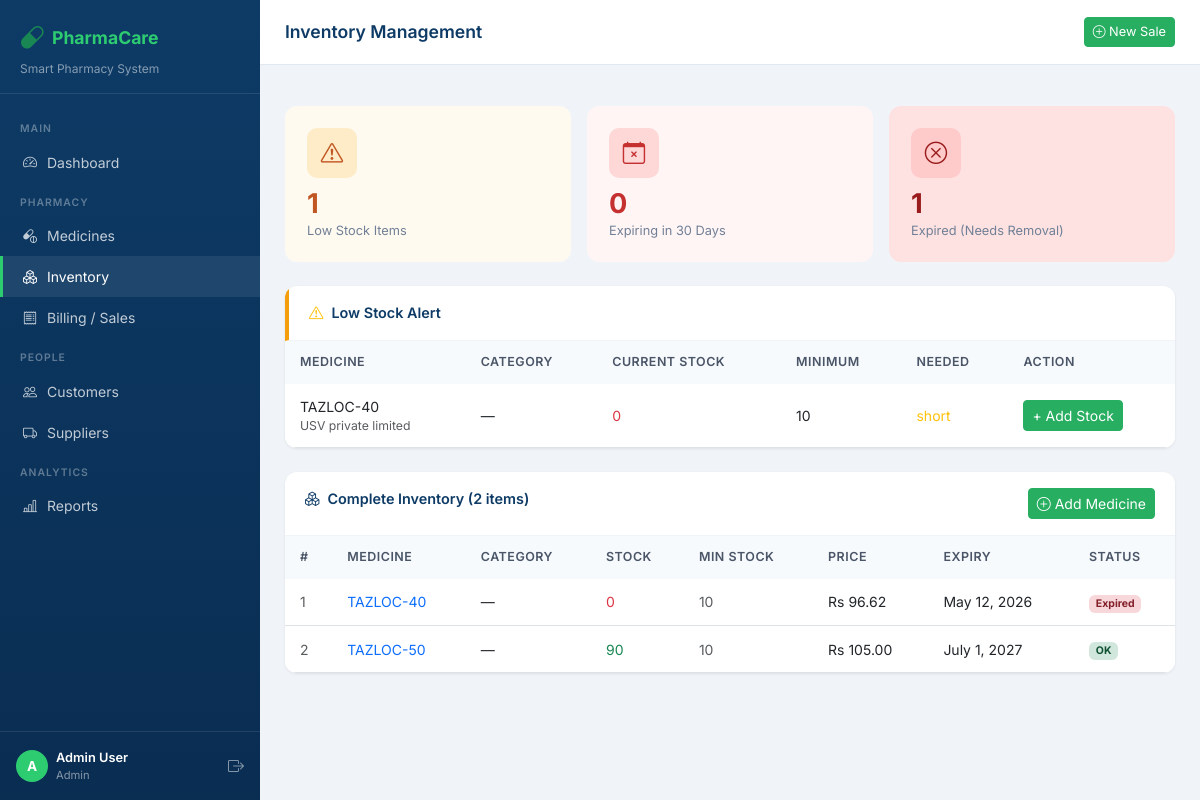
Screenshot of /inventory/ (signed in) with the database file from the repository.
### core/models.py (models this page shows, shortened)
class Medicine(models.Model):
    name = models.CharField(max_length=200)
    generic_name = models.CharField(max_length=200, blank=True)
    category = models.ForeignKey(Category, on_delete=models.SET_NULL, null=True, blank=True)
    manufacturer = models.CharField(max_length=200)
    supplier = models.ForeignKey(Supplier, on_delete=models.SET_NULL, null=True, blank=True)
    price = models.DecimalField(max_digits=10, decimal_places=2)
    cost_price = models.DecimalField(max_digits=10, decimal_places=2, default=0)
    quantity = models.IntegerField(default=0)
    minimum_stock = models.IntegerField(default=10)
    expiry_date = models.DateField()
    batch_number = models.CharField(max_length=100, blank=True)
    description = models.TextField(blank=True)
    created_at = models.DateTimeField(auto_now_add=True)
    updated_at = models.DateTimeField(auto_now=True)
    @property
    def is_low_stock(self):
        return self.quantity < self.minimum_stock
    @property
    def is_expiring_soon(self):
        return self.expiry_date <= (timezone.now().date() + timedelta(days=30))
    @property
    def is_expired(self):
        return self.expiry_date < timezone.now().date()
    class Meta:
        ordering = ['name']

### core/views.py (the view)
# urls.py: path('inventory/', views.inventory, name='inventory'),
@login_required
def inventory(request):
    today = timezone.now().date()
    low_stock = Medicine.objects.filter(quantity__lt=F('minimum_stock'))
    expiring = Medicine.objects.filter(
        expiry_date__lte=today + timedelta(days=30),
        expiry_date__gte=today
    ).order_by('expiry_date')
    expired = Medicine.objects.filter(expiry_date__lt=today)
    all_medicines = Medicine.objects.all().order_by('name')
    context = {
        'low_stock': low_stock,
        'expiring': expiring,
        'expired': expired,
        'all_medicines': all_medicines,
        'low_stock_count': low_stock.count(),
        'expiring_count': expiring.count(),
        'expired_count': expired.count(),
    }
    return render(request, 'core/inventory.html', context)

### core/templates/core/inventory.html (shortened to what this page needs)
{% extends 'core/base.html' %}
{% block page_title %}Inventory Management{% endblock %}
{% block content %}
<div class="row g-3 mb-4">
  <div class="col-md-4">
    <div class="stat-card card-orange">
      <div class="stat-icon"><i class="bi bi-exclamation-triangle"></i></div>
      <div class="stat-value" style="color:#c05621;">{{ low_stock_count }}</div>
      <div class="stat-label">Low Stock Items</div>
    </div>
  </div>
  <div class="col-md-4">
    <div class="stat-card card-red">
      <div class="stat-icon"><i class="bi bi-calendar-x"></i></div>
      <div class="stat-value" style="color:#c53030;">{{ expiring_count }}</div>
      <div class="stat-label">Expiring in 30 Days</div>
    </div>
  </div>
  <div class="col-md-4">
    <div class="stat-card" style="background:#fee2e2;">
      <div class="stat-icon" style="background:#fecaca;color:#991b1b;"><i class="bi bi-x-circle"></i></div>
      <div class="stat-value" style="color:#991b1b;">{{ expired_count }}</div>
      <div class="stat-label">Expired (Needs Removal)</div>
    </div>
  </div>
</div>
{% if low_stock %}
<div class="table-card card mb-4">
  <div class="card-header" style="border-left:4px solid #f59e0b;">
    <i class="bi bi-exclamation-triangle text-warning me-2"></i>Low Stock Alert
  </div>
  <div class="table-responsive">
    <table class="table table-hover mb-0">
      <thead><tr><th>Medicine</th><th>Category</th><th>Current Stock</th><th>Minimum</th><th>Needed</th><th>Action</th></tr></thead>
      <tbody>
        {% for med in low_stock %}
        <tr>
          <td><div class="fw-600">{{ med.name }}</div><div class="text-muted small">{{ med.manufacturer }}</div></td>
          <td>{{ med.category|default:"—" }}</td>
          <td><span class="fw-700 text-danger">{{ med.quantity }}</span></td>
          <td>{{ med.minimum_stock }}</td>
          <td class="fw-600 text-warning">{{ med.minimum_stock|add:"-"|add:med.quantity }} short</td>
          <td><a href="{% url 'medicine_stock_adjust' med.pk %}" class="btn btn-sm btn-success">+ Add Stock</a></td>
        </tr>
        {% endfor %}
      </tbody>
    </table>
  </div>
</div>
{% endif %}
<div class="table-card card">
  <div class="card-header d-flex justify-content-between">
    <span><i class="bi bi-boxes me-2"></i>Complete Inventory ({{ all_medicines.count }} items)</span>
    <a href="{% url 'medicine_add' %}" class="btn btn-sm btn-success"><i class="bi bi-plus-circle me-1"></i>Add Medicine</a>
  </div>
  <div class="table-responsive">
    <table class="table table-hover mb-0">
      <thead><tr><th>#</th><th>Medicine</th><th>Category</th><th>Stock</th><th>Min Stock</th><th>Price</th><th>Expiry</th><th>Status</th></tr></thead>
      <tbody>
        {% for med in all_medicines %}
        <tr>
          <td class="text-muted small">{{ forloop.counter }}</td>
          <td>
            <a href="{% url 'medicine_detail' med.pk %}" class="fw-600 text-decoration-none">{{ med.name }}</a>
          </td>
          <td class="small">{{ med.category|default:"—" }}</td>
          <td class="fw-600 {% if med.is_low_stock %}text-danger{% else %}text-success{% endif %}">{{ med.quantity }}</td>
          <td class="text-muted small">{{ med.minimum_stock }}</td>
          <td>Rs {{ med.price }}</td>
          <td class="small">{{ med.expiry_date }}</td>
          <td>
            {% if med.is_expired %}<span class="badge badge-exp">Expired</span>
            {% elif med.is_low_stock %}<span class="badge badge-low">Low Stock</span>
            {% elif med.is_expiring_soon %}<span class="badge" style="background:#fff3cd;color:#856404;">Exp Soon</span>
            {% else %}<span class="badge badge-ok">OK</span>{% endif %}
          </td>
        </tr>
        {% endfor %}
      </tbody>
    </table>
  </div>
</div>
{% endblock %}

### core/templates/core/base.html (shortened to what this page needs)
<!DOCTYPE html>
<html lang="en">
<head>
  <link href="https://cdn.jsdelivr.net/npm/bootstrap@5.3.0/dist/css/bootstrap.min.css" rel="stylesheet"/>
  <link href="https://cdn.jsdelivr.net/npm/bootstrap-icons@1.11.0/font/bootstrap-icons.css" rel="stylesheet"/>
</head>
<body>
{% if user.is_authenticated %}
<div id="sidebar">
  <div class="sidebar-brand">
    <div class="d-flex align-items-center gap-2 mb-1">
      <i class="bi bi-capsule fs-4 text-success"></i>
      <h5>PharmaCare </h5>
    </div>
    <p>Smart Pharmacy System</p>
  </div>
  <nav class="sidebar-nav">
    <div class="nav-section-title">Main</div>
    <a href="{% url 'dashboard' %}" class="nav-link {% if request.resolver_match.url_name == 'dashboard' %}active{% endif %}">
      <i class="bi bi-speedometer2"></i> Dashboard
    </a>
    <div class="nav-section-title">Pharmacy</div>
    <a href="{% url 'medicine_list' %}" class="nav-link {% if 'medicine' in request.resolver_match.url_name %}active{% endif %}">
      <i class="bi bi-capsule-pill"></i> Medicines
    </a>
    <a href="{% url 'inventory' %}" class="nav-link {% if request.resolver_match.url_name == 'inventory' %}active{% endif %}">
      <i class="bi bi-boxes"></i> Inventory
    </a>
    <a href="{% url 'billing' %}" class="nav-link {% if 'billing' in request.resolver_match.url_name or 'sale' in request.resolver_match.url_name %}active{% endif %}">
      <i class="bi bi-receipt"></i> Billing / Sales
    </a>
    <div class="nav-section-title">People</div>
    <a href="{% url 'customer_list' %}" class="nav-link {% if 'customer' in request.resolver_match.url_name %}active{% endif %}">
      <i class="bi bi-people"></i> Customers
    </a>
    <a href="{% url 'supplier_list' %}" class="nav-link {% if 'supplier' in request.resolver_match.url_name %}active{% endif %}">
      <i class="bi bi-truck"></i> Suppliers
    </a>
    <div class="nav-section-title">Analytics</div>
    <a href="{% url 'reports' %}" class="nav-link {% if request.resolver_match.url_name == 'reports' %}active{% endif %}">
      <i class="bi bi-bar-chart-line"></i> Reports
    </a>
  </nav>
  <div class="mt-auto p-3" style="border-top:1px solid rgba(255,255,255,0.1); position:absolute; bottom:0; width:100%;">
    <div class="d-flex align-items-center gap-2">
      <div style="width:32px;height:32px;background:var(--accent);border-radius:50%;display:flex;align-items:center;justify-content:center;font-weight:700;color:#fff;font-size:0.85rem;">
        {{ user.username|first|upper }}
      </div>
      <div>
        <div style="color:#fff;font-size:0.8rem;font-weight:600;">{{ user.get_full_name|default:user.username }}</div>
        <div style="color:rgba(255,255,255,0.5);font-size:0.7rem;">{% if user.is_superuser %}Admin{% else %}Staff{% endif %}</div>
      </div>
      <a href="{% url 'logout' %}" class="ms-auto text-white opacity-50" title="Logout"><i class="bi bi-box-arrow-right"></i></a>
    </div>
  </div>
</div>
<div id="main-content">
  <div class="topbar">
    <div class="topbar-title">{% block page_title %}Dashboard{% endblock %}</div>
    <a href="{% url 'billing' %}" class="btn btn-success btn-sm">
      <i class="bi bi-plus-circle"></i> New Sale
    </a>
  </div>
  <div class="px-4 pt-3">
  </div>
  <div class="page-content">
    {% block content %}{% endblock %}
  </div>
</div>
{% else %}
  {% block auth_content %}{% endblock %}
{% endif %}
</body>
</html>

### core/templates/core/base.html (style rules this page uses)
:root { --primary: #0d3b66; --primary-light: #1a5276; --accent: #2ecc71; --accent-dark: #27ae60; --sidebar-width: 260px; --topbar-height: 65px; }
* { font-family: 'Inter', sans-serif; }
body { background: #f0f4f8; color: #2d3748; }
#sidebar { width: var(--sidebar-width); min-height: 100vh; background: linear-gradient(180deg, var(--primary) 0%, #0a2d52 100%); position: fixed; top: 0; left: 0; z-index: 100; transition: all 0.3s; overflow-y: auto; }
.sidebar-brand { padding: 20px 20px 15px; border-bottom: 1px solid rgba(255,255,255,0.1); }
.sidebar-brand h5 { color: var(--accent); font-weight: 700; font-size: 1.1rem; margin: 0; }
.sidebar-brand p { color: rgba(255,255,255,0.5); font-size: 0.75rem; margin: 0; }
.sidebar-nav { padding: 15px 0; }
.nav-section-title { color: rgba(255,255,255,0.35); font-size: 0.65rem; font-weight: 600; letter-spacing: 1px; text-transform: uppercase; padding: 12px 20px 5px; }
.sidebar-nav .nav-link { color: rgba(255,255,255,0.75); padding: 10px 20px; border-radius: 0; font-size: 0.875rem; font-weight: 400; display: flex; align-items: center; gap: 10px; transition: all 0.2s; border-left: 3px solid transparent; }
.sidebar-nav .nav-link:hover, .sidebar-nav .nav-link.active { background: rgba(255,255,255,0.08); color: #fff; border-left-color: var(--accent); }
#main-content { margin-left: var(--sidebar-width); min-height: 100vh; }
.topbar { height: var(--topbar-height); background: #fff; border-bottom: 1px solid #e2e8f0; display: flex; align-items: center; padding: 0 25px; position: sticky; top: 0; z-index: 99; gap: 15px; }
.topbar-title { font-size: 1.1rem; font-weight: 600; color: var(--primary); flex: 1; }
.topbar .btn-sm { font-size: 0.8rem; }
.page-content { padding: 25px; }
.stat-card { border: none; border-radius: 12px; padding: 22px; position: relative; overflow: hidden; transition: transform 0.2s; }
.stat-card .stat-icon { width: 50px; height: 50px; border-radius: 10px; display: flex; align-items: center; justify-content: center; font-size: 1.4rem; margin-bottom: 12px; }
.stat-card .stat-value { font-size: 1.7rem; font-weight: 700; line-height: 1; }
.stat-card .stat-label { font-size: 0.8rem; color: #718096; margin-top: 4px; }
.card-orange { background: #fffaf0; }
.card-orange .stat-icon { background: #feebc8; color: #c05621; }
.card-red { background: #fff5f5; }
.card-red .stat-icon { background: #fed7d7; color: #c53030; }
.table-card { background: #fff; border-radius: 12px; border: none; box-shadow: 0 1px 3px rgba(0,0,0,0.08); overflow: hidden; }
.table-card .card-header { background: transparent; border-bottom: 1px solid #f0f4f8; padding: 16px 20px; font-weight: 600; font-size: 0.9rem; color: var(--primary); }
.table thead th { background: #f7fafc; color: #4a5568; font-size: 0.78rem; font-weight: 600; text-transform: uppercase; letter-spacing: 0.5px; border-bottom: none; padding: 12px 15px; }
.table td { padding: 12px 15px; vertical-align: middle; font-size: 0.875rem; }
.badge-ok { background: #d1e7dd; color: #0f5132; }
.badge-exp { background: #f8d7da; color: #842029; }
.btn-success { background: var(--accent-dark); border-color: var(--accent-dark); }

### rows the page displays
Medicine: name "TAZLOC-40", manufacturer "USV private limited", category "—", quantity "0", minimum_stock "10", price "96.62", expiry_date "May 12, 2026", shows "Expired"
Medicine: name "TAZLOC-50", category "—", quantity "90", minimum_stock "10", price "105.00", expiry_date "July 1, 2027", shows "OK"

### other values shown
{{ user.username|first|upper }} "A"
{{ user.get_full_name|default:user.username }} "Admin User"
{{ low_stock_count }} "1"
{{ expiring_count }} "0"
{{ expired_count }} "1"
{{ all_medicines.count }} "2"
